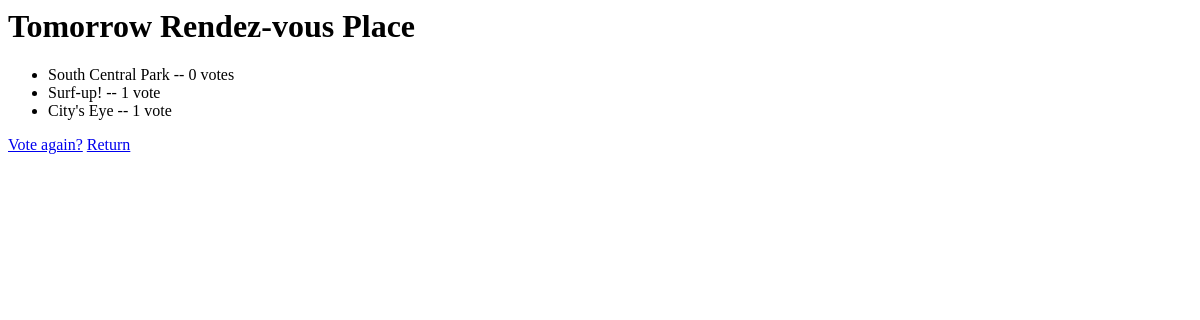
Before: /polls/9/results/ with the older database file.
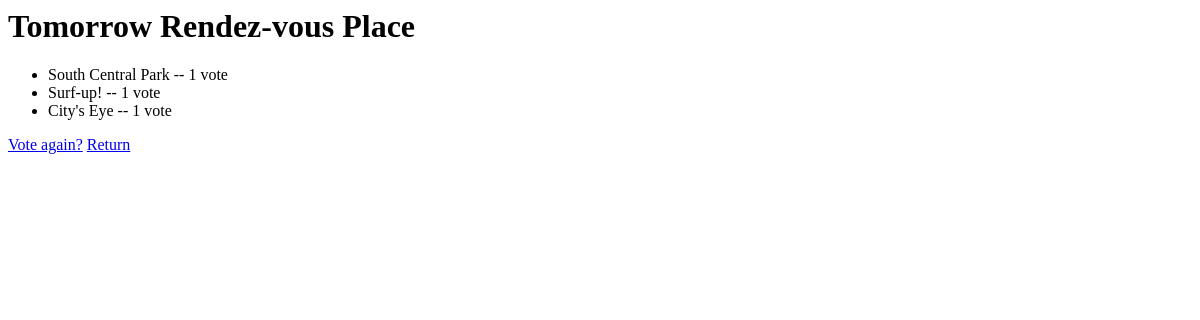
After: the same page with the newer database file.
### polls/models.py (models this page shows, shortened)
class Choice(models.Model):
    question = models.ForeignKey(Question)
    choice_text = models.CharField(max_length=200)
    votes = models.IntegerField(default=0)

### polls/views.py (the view)
# urls.py: url(r'^(?P<pk>\d+)/results/$', views.ResultsView.as_view(), name='results'),
class ResultsView(generic.DetailView):
    model = Question
    template_name = 'polls/results.html'

### polls/templates/polls/results.html
<h1>{{ question.question_text }}</h1>
<ul>
{% for choice in question.choice_set.all %}
    <li>{{ choice.choice_text}} -- {{ choice.votes }} vote{{ choice.votes|pluralize }}</li>
{% endfor %}
</ul>
<a href="{% url 'polls:detail' question.id %}">Vote again?</a>
<a href="{% url 'polls:index' %}">Return</a>

Changed rows visible on the page:
changed Choice "South Central Park": votes "0" → "1"
